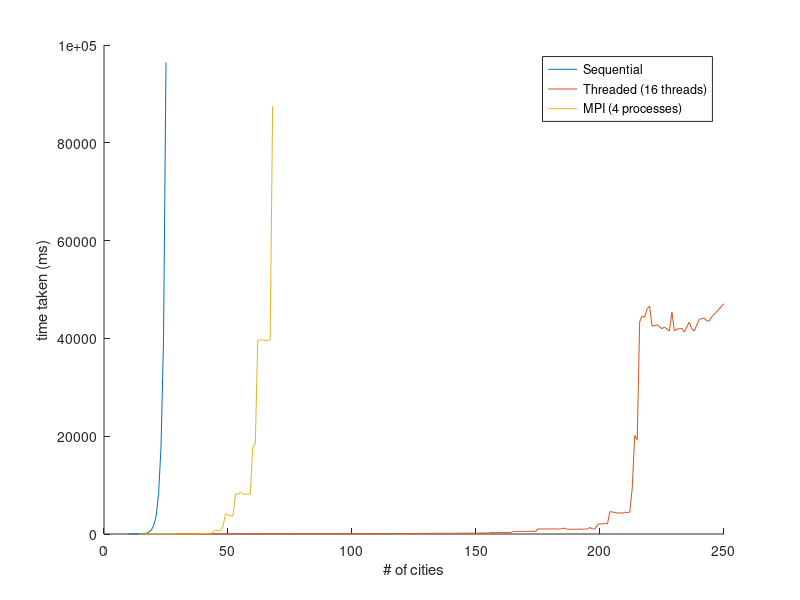

MATLAB code for this plot:

sequential_times = [
    10 0;
    11 1;
    12 2;
    13 5;
    14 12;
    15 27;
    16 60;
    17 140;
    18 379;
    19 751;
    20 1669;
    21 3614;
    22 8116;
    23 17967;
    24 39817;
    25 96438;
];

threaded_times = [
    29 9;
    30 10;
    31 11;
    32 11;
    33 12;
    34 12;
    35 13;
    36 14;
    37 14;
    38 15;
    39 19;
    40 17;
    41 18;
    42 18;
    43 19;
    44 19;
    45 20;
    46 21;
    47 22;
    48 23;
    49 23;
    50 23;
    51 24;
    52 25;
    53 27;
    54 27;
    55 27;
    56 26;
    57 27;
    58 28;
    59 37;
    60 52;
    61 56;
    62 43;
    63 49;
    64 35;
    65 36;
    66 36;
    67 36;
    68 43;
    69 39;
    70 39;
    71 39;
    72 41;
    73 40;
    74 42;
    75 44;
    76 46;
    77 47;
    78 47;
    79 48;
    80 51;
    81 51;
    82 53;
    83 50;
    84 53;
    85 55;
    86 55;
    87 55;
    88 56;
    89 58;
    90 60;
    91 62;
    92 63;
    93 63;
    94 63;
    95 66;
    96 68;
    97 67;
    98 69;
    99 72;
    100 71;
    101 74;
    102 78;
    103 79;
    104 80;
    105 82;
    106 88;
    107 82;
    108 83;
    109 98;
    110 83;
    111 87;
    112 88;
    113 94;
    114 94;
    115 90;
    116 91;
    117 95;
    118 98;
    120 101;
    121 104;
    122 106;
    123 123;
    124 111;
    125 108;
    126 115;
    127 118;
    128 112;
    129 120;
    130 121;
    131 120;
    132 117;
    133 128;
    134 129;
    135 151;
    136 156;
    137 157;
    138 148;
    139 151;
    140 150;
    141 153;
    142 153;
    143 156;
    144 160;
    145 158;
    146 159;
    147 165;
    148 165;
    149 164;
    150 167;
    151 211;
    152 210;
    153 210;
    154 214;
    155 213;
    156 292;
    157 291;
    158 295;
    159 299;
    160 300;
    161 302;
    162 311;
    163 313;
    164 313;
    165 505;
    166 507;
    167 515;
    168 519;
    169 516;
    170 544;
    171 516;
    172 560;
    173 565;
    174 524;
    175 1057;
    176 1006;
    177 1045;
    178 1047;
    179 1010;
    180 1042;
    181 1065;
    182 1031;
    183 1021;
    184 1018;
    185 1200;
    186 1103;
    187 976;
    188 963;
    189 970;
    190 985;
    191 963;
    192 1033;
    193 971;
    194 1005;
    195 1071;
    196 1316;
    197 1046;
    198 1002;
    199 1941;
    200 2100;
    201 2045;
    202 2189;
    203 2073;
    204 4569;
    205 4493;
    206 4422;
    207 4255;
    208 4324;
    209 4266;
    210 4460;
    211 4371;
    212 4477;
    213 9414;
    214 20145;
    215 19308;
    216 43396;
    217 44591;
    218 44321;
    219 46108;
    220 46613;
    221 42469;
    223 42784;
    225 41984;
    226 42333;
    228 41510;
    229 45375;
    230 41547;
    231 41912;
    233 42042;
    234 41294;
    236 43333;
    237 41946;
    238 41513;
    240 43902;
    242 44188;
    243 43611;
    244 43551;
    245 44366;
    250 47099;
];

mpi_times = [
    14 1;
    15 1;
    16 2;
    17 2;
    18 2;
    19 2;
    20 2;
    21 2;
    22 3;
    23 3;
    24 4;
    25 4;
    26 4;
    27 6;
    28 6;
    29 6;
    30 6;
    31 8;
    32 8;
    33 12;
    34 19;
    35 19;
    36 20;
    37 35;
    38 36;
    39 72;
    40 71;
    41 72;
    42 157;
    43 154;
    44 325;
    45 743;
    46 727;
    47 719;
    48 1622;
    49 4166;
    50 3860;
    51 3740;
    52 3662;
    53 8232;
    54 8082;
    55 8592;
    56 8111;
    57 8154;
    58 8136;
    59 8165;
    60 17895;
    61 18362;
    62 39631;
    63 39690;
    64 39687;
    65 39601;
    66 39605;
    67 39679;
    68 87525;
];

figure(1);
hold on;
plot(sequential_times(:,1), sequential_times(:,2));
plot(threaded_times(:,1), threaded_times(:,2));
plot(mpi_times(:,1), mpi_times(:,2));

legend("Sequential","Threaded (16 threads)","MPI (4 processes)");

xlabel("# of cities");
ylabel("time taken (ms)");
hold off;
